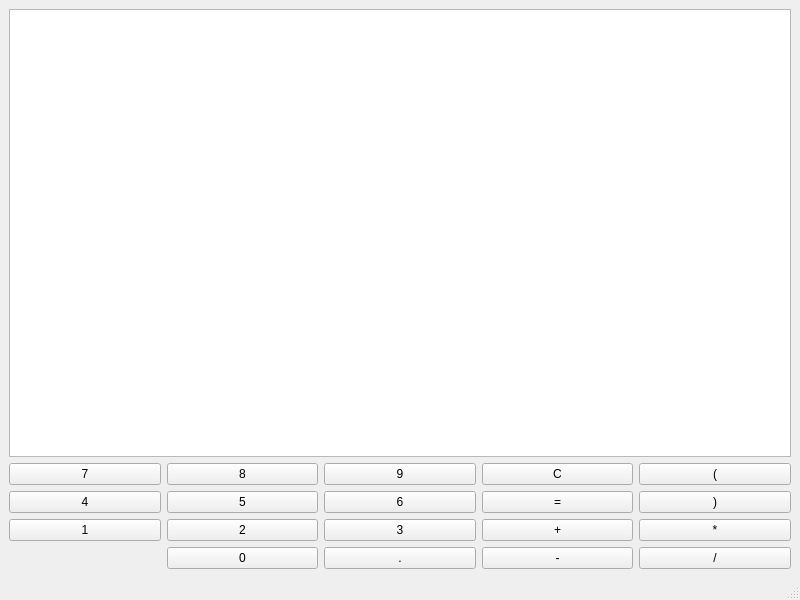
<?xml version="1.0" encoding="UTF-8"?>
<ui version="4.0">
 <class>MainWindow</class>
 <widget class="QMainWindow" name="MainWindow">
  <property name="geometry">
   <rect>
    <x>0</x>
    <y>0</y>
    <width>800</width>
    <height>600</height>
   </rect>
  </property>
  <property name="windowTitle">
   <string>MainWindow</string>
  </property>
  <widget class="QWidget" name="centralwidget">
   <property name="enabled">
    <bool>true</bool>
   </property>
   <property name="autoFillBackground">
    <bool>true</bool>
   </property>
   <layout class="QGridLayout" name="gridLayout_4">
    <item row="0" column="0">
     <layout class="QGridLayout" name="gridLayout_3">
      <item row="3" column="0">
       <widget class="QPushButton" name="buttom_num_1">
        <property name="text">
         <string>1</string>
        </property>
       </widget>
      </item>
      <item row="1" column="3">
       <widget class="QPushButton" name="buttom_operator_C">
        <property name="text">
         <string>C</string>
        </property>
       </widget>
      </item>
      <item row="5" column="1">
       <widget class="QPushButton" name="buttom_num_0">
        <property name="text">
         <string>0</string>
        </property>
       </widget>
      </item>
      <item row="0" column="0" colspan="5">
       <widget class="QTextEdit" name="textEdit"/>
      </item>
      <item row="3" column="4">
       <widget class="QPushButton" name="button_operator_mult">
        <property name="text">
         <string>*</string>
        </property>
       </widget>
      </item>
      <item row="2" column="3">
       <widget class="QPushButton" name="buttom_operator_equals">
        <property name="text">
         <string>=</string>
        </property>
       </widget>
      </item>
      <item row="5" column="4">
       <widget class="QPushButton" name="button_operator_raz">
        <property name="text">
         <string>/</string>
        </property>
       </widget>
      </item>
      <item row="1" column="0">
       <widget class="QPushButton" name="buttom_num_7">
        <property name="text">
         <string>7</string>
        </property>
       </widget>
      </item>
      <item row="3" column="3">
       <widget class="QPushButton" name="buttom_operator_plus">
        <property name="text">
         <string>+</string>
        </property>
       </widget>
      </item>
      <item row="3" column="1">
       <widget class="QPushButton" name="buttom_num_2">
        <property name="text">
         <string>2</string>
        </property>
       </widget>
      </item>
      <item row="5" column="3">
       <widget class="QPushButton" name="buttom_operator_minus">
        <property name="text">
         <string>-</string>
        </property>
       </widget>
      </item>
      <item row="2" column="2">
       <widget class="QPushButton" name="buttom_num_6">
        <property name="text">
         <string>6</string>
        </property>
       </widget>
      </item>
      <item row="1" column="4">
       <widget class="QPushButton" name="button_left_bracket">
        <property name="text">
         <string>(</string>
        </property>
       </widget>
      </item>
      <item row="2" column="1">
       <widget class="QPushButton" name="buttom_num_5">
        <property name="text">
         <string>5</string>
        </property>
       </widget>
      </item>
      <item row="3" column="2">
       <widget class="QPushButton" name="buttom_num_3">
        <property name="text">
         <string>3</string>
        </property>
       </widget>
      </item>
      <item row="1" column="2">
       <widget class="QPushButton" name="buttom_num_9">
        <property name="text">
         <string>9</string>
        </property>
       </widget>
      </item>
      <item row="2" column="4">
       <widget class="QPushButton" name="button_right_bracket">
        <property name="text">
         <string>)</string>
        </property>
       </widget>
      </item>
      <item row="1" column="1">
       <widget class="QPushButton" name="buttom_num_8">
        <property name="text">
         <string>8</string>
        </property>
       </widget>
      </item>
      <item row="2" column="0">
       <widget class="QPushButton" name="buttom_num_4">
        <property name="text">
         <string>4</string>
        </property>
       </widget>
      </item>
      <item row="5" column="2">
       <widget class="QPushButton" name="button_point">
        <property name="text">
         <string>.</string>
        </property>
       </widget>
      </item>
     </layout>
    </item>
   </layout>
  </widget>
  <widget class="QMenuBar" name="menubar">
   <property name="geometry">
    <rect>
     <x>0</x>
     <y>0</y>
     <width>800</width>
     <height>26</height>
    </rect>
   </property>
  </widget>
  <widget class="QStatusBar" name="statusbar"/>
 </widget>
 <resources/>
 <connections/>
</ui>
